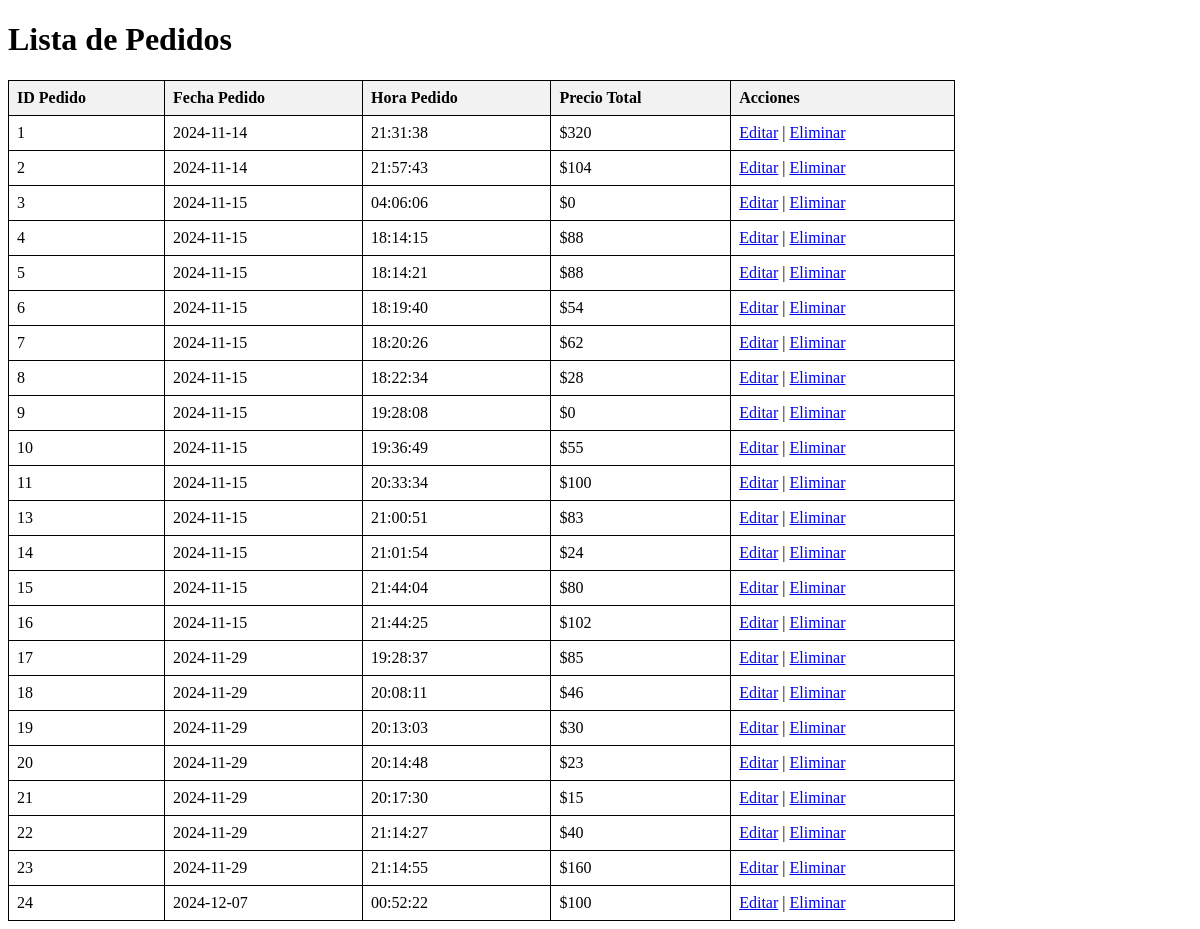
/listar_pedidos.php, run on the app's committed database.
### tables this page shows
CREATE TABLE `pedido` (
  `IdPedido` int(11) NOT NULL,
  `FechaPedido` date NOT NULL,
  `FechaEntrega` date NOT NULL,
  `PrecioTotal` int(11) NOT NULL,
  `HoraPedido` time NOT NULL,
  `HoraEntrega` time NOT NULL,
  `Cliente_IdPersona` int(11) NOT NULL,
  `Descuentos_IdDescuentos` int(11) NOT NULL,
  `Reporte_idReporte` int(11) NOT NULL
);

### listar_pedidos.php (the view, shortened to what this page needs)
<!DOCTYPE html>
<html lang="es">
<head>
</head>
<body>
    <h1>Lista de Pedidos</h1>
    <table>
        <tr>
            <th>ID Pedido</th>
            <th>Fecha Pedido</th>
            <th>Hora Pedido</th>
            <th>Precio Total</th>
            <th>Acciones</th>
        </tr>
        <?php
        include 'catchai.php';
        $query = "SELECT * FROM Pedido";
        $result = $conn->query($query);
        while ($row = $result->fetch_assoc()) {
            echo "<tr>
                    <td>{$row['IdPedido']}</td>
                    <td>{$row['FechaPedido']}</td>
                    <td>{$row['HoraPedido']}</td>
                    <td>\${$row['PrecioTotal']}</td>
                    <td>
                        <a href='editar_pedido.php?id={$row['IdPedido']}'>Editar</a> |
                        <a href='eliminar_pedido.php?id={$row['IdPedido']}' onclick='return confirm(\"¿Estás seguro de eliminar este pedido?\")'>Eliminar</a>
                    </td>
                </tr>";
        }
        ?>
    </table>
</body>
</html>

### listar_pedidos.php (style rules this page uses)
table { width: 80%; border-collapse: collapse; margin-top: 20px; }
table, th, td { border: 1px solid black; padding: 8px; text-align: left; }
th { background-color: #f2f2f2; }

### data on the page
pedido: IdPedido "1", FechaPedido "2024-11-14", HoraPedido "21:31:38", PrecioTotal "320"
pedido: IdPedido "2", FechaPedido "2024-11-14", HoraPedido "21:57:43", PrecioTotal "104"
pedido: IdPedido "3", FechaPedido "2024-11-15", HoraPedido "04:06:06", PrecioTotal "0"
pedido: IdPedido "4", FechaPedido "2024-11-15", HoraPedido "18:14:15", PrecioTotal "88"
pedido: IdPedido "5", FechaPedido "2024-11-15", HoraPedido "18:14:21", PrecioTotal "88"
pedido: IdPedido "6", FechaPedido "2024-11-15", HoraPedido "18:19:40", PrecioTotal "54"
pedido: IdPedido "7", FechaPedido "2024-11-15", HoraPedido "18:20:26", PrecioTotal "62"
pedido: IdPedido "8", FechaPedido "2024-11-15", HoraPedido "18:22:34", PrecioTotal "28"
pedido: IdPedido "9", FechaPedido "2024-11-15", HoraPedido "19:28:08", PrecioTotal "0"
pedido: IdPedido "10", FechaPedido "2024-11-15", HoraPedido "19:36:49", PrecioTotal "55"
pedido: IdPedido "11", FechaPedido "2024-11-15", HoraPedido "20:33:34", PrecioTotal "100"
pedido: IdPedido "13", FechaPedido "2024-11-15", HoraPedido "21:00:51", PrecioTotal "83"
pedido: IdPedido "14", FechaPedido "2024-11-15", HoraPedido "21:01:54", PrecioTotal "24"
pedido: IdPedido "15", FechaPedido "2024-11-15", HoraPedido "21:44:04", PrecioTotal "80"
pedido: IdPedido "16", FechaPedido "2024-11-15", HoraPedido "21:44:25", PrecioTotal "102"
pedido: IdPedido "17", FechaPedido "2024-11-29", HoraPedido "19:28:37", PrecioTotal "85"
pedido: IdPedido "18", FechaPedido "2024-11-29", HoraPedido "20:08:11", PrecioTotal "46"
pedido: IdPedido "19", FechaPedido "2024-11-29", HoraPedido "20:13:03", PrecioTotal "30"
pedido: IdPedido "20", FechaPedido "2024-11-29", HoraPedido "20:14:48", PrecioTotal "23"
pedido: IdPedido "21", FechaPedido "2024-11-29", HoraPedido "20:17:30", PrecioTotal "15"
pedido: IdPedido "22", FechaPedido "2024-11-29", HoraPedido "21:14:27", PrecioTotal "40"
pedido: IdPedido "23", FechaPedido "2024-11-29", HoraPedido "21:14:55", PrecioTotal "160"
pedido: IdPedido "24", FechaPedido "2024-12-07", HoraPedido "00:52:22", PrecioTotal "100"
